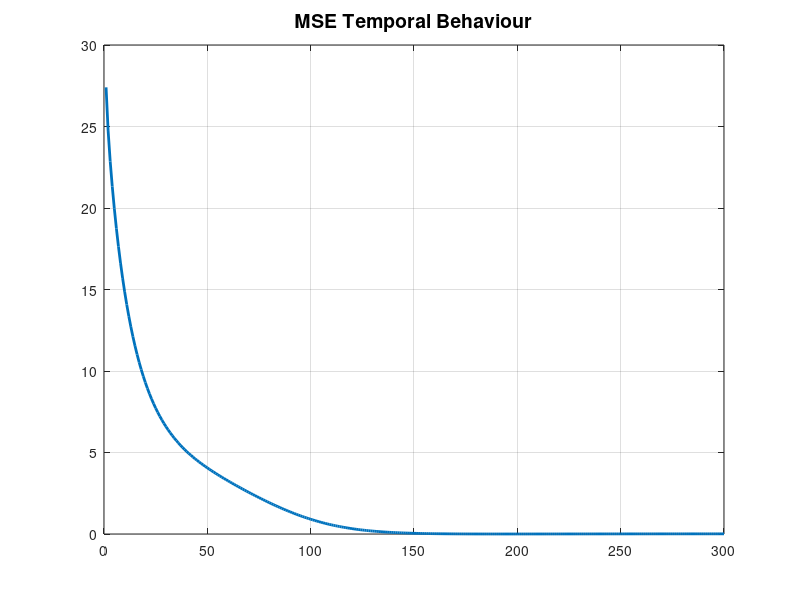

Reproduce this figure in MATLAB. (Note: this script raises an error after producing the figure.)
clear all;
close all;

%% Target position estiation from a set of noisy measurments

%Aim of this script is to estimate the position of a target of interest
%from a set of noisy measurements acquired by N=3 antennas.

%Definition of the antennas positions
N = 3;
Px = [0,0,80];
Py = [0,50,0];
Pxy = [Px' Py'];

pos_matrix=[0,0;
    0,50;
    80,0];

%Target poistion
target_position = [20,25];

%Network adjacency matrix and laplacian
adj_matrix = [0,0,1;0,0,1;1,1,0];
L =diag(sum(adj_matrix'))-adj_matrix;
lamba_max = max(eig(L));
epsilon = 1/(lamba_max);

%Weighting matrix (for distributed gradient descent)
W = eye(N)-epsilon*L;

%Generation of the observation model
sigma =[1,1,1e-2]; %Noise power
D = sqrt(sum((pos_matrix-target_position)'.^2))+sigma.*randn(1,N);

%Distributed Gradient Descent
K = 300;
X_opt = 100*randn(N,2);
mu = 5e-2;
disagreement = zeros(K,1);
mse = zeros(K,1);
for k=1:K
    for i=1:N
        node_sum = 0;
        grad = -D(i)*((X_opt(i,:)-pos_matrix(i,:))/norm(X_opt(i,:)-pos_matrix(i,:)))+X_opt(i,:)-pos_matrix(i,:);
        for j=1:N
            node_sum = node_sum +(W(i,j)*X_opt(j,:));
        end
        X_opt(i,:) = node_sum-mu*grad;
    end
    %Tracking
    X_avg = mean(X_opt);
    disagreement(k)=(1/N)*(norm(X_opt-X_avg)^2);
    mse(k) = norm(X_opt-target_position)^2/norm(target_position)^2;
end

%% Plotting
figure
plot(mse,'LineWidth',2);
title('MSE Temporal Behaviour','FontSize',14);
grid on;
yscale('log');
ylabel('MSE Over Time','FontSize',14,'Interpreter','latex');
xlabel('Iteration Index [k]','FontSize',14,'Interpreter','latex');

figure
plot(disagreement,'LineWidth',2);
title('Disagreeent Temporal Behaviour','FontSize',14);
grid on;
yscale('log');
ylabel('Disagreement Over Time','FontSize',14,'Interpreter','latex');
xlabel('Iteration Index [k]','FontSize',14,'Interpreter','latex');

figure
gplot(adj_matrix,Pxy);
title('2D Map','FontSize',14);
hold on;
scatter(Px,Py,'g','filled');
hold on;
scatter(target_position(1),target_position(2),'r','filled');
scatter(X_avg(1),X_avg(2),'b','v');
xlabel('X distance [m]','FontSize',14,'Interpreter','latex');
ylabel('Y distance [m]','FontSize',14,'Interpreter','latex');
grid on;
